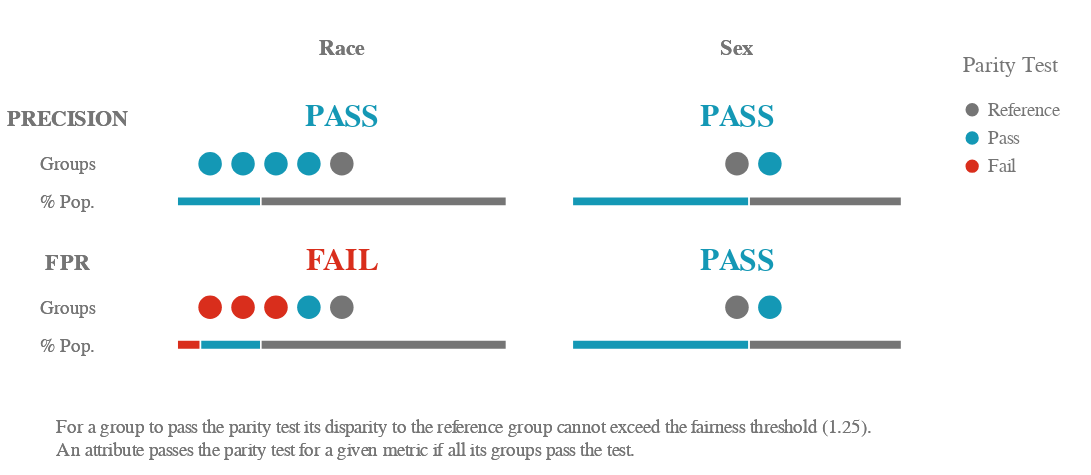

Notebook code for this chart:
### Code cell
ap.summary(bdf, metrics, fairness_threshold = disparity_tolerance)

### Figure 1 — Vega-Lite specification as saved in the notebook (floating-point values rounded to 4 significant figures)
{"config": {"view": {"continuousWidth": 400, "continuousHeight": 300, "strokeWidth": 0}, "legend": {"labelColor": "rgb(117,117,117)", "labelFont": "Arial", "labelFontSize": 12, "titleColor": "rgb(117,117,117)", "titleFont": "Arial", "titleFontSize": 14, "titleFontWeight": "normal", "titlePadding": 15}}, "vconcat": [{"hconcat": [{"vconcat": [{"mark": {"type": "text", "align": "center", "baseline": "middle", "color": "rgb(117,117,117)", "font": "Arial", "fontWeight": "bold", "size": 14}, "encoding": {"text": {"value": ""}}, "height": 32.25, "width": 56.0}, {"layer": [{"mark": {"type": "text", "align": "center", "baseline": "middle", "color": "rgb(117,117,117)", "font": "Arial", "fontWeight": "bold", "size": 14}, "encoding": {"text": {"value": "PRECISION"}, "y": {"type": "quantitative", "axis": {"domain": false, "grid": false, "labels": false, "ticks": false, "title": " "}, "field": "y_position", "scale": {"domain": [3, 1]}}}, "transform": [{"calculate": "1.2", "as": "y_position"}]}, {"mark": {"type": "text", "align": "center", "baseline": "middle", "color": "rgb(117,117,117)", "font": "Arial", "size": 12}, "encoding": {"text": {"value": "Groups"}, "y": {"type": "quantitative", "axis": {"domain": false, "grid": false, "labels": false, "ticks": false, "title": " "}, "field": "y_position", "scale": {"domain": [3, 1]}}}, "transform": [{"calculate": "2", "as": "y_position"}]}, {"mark": {"type": "text", "align": "center", "baseline": "middle", "color": "rgb(117,117,117)", "font": "Arial", "size": 12}, "encoding": {"text": {"value": "% Pop."}, "y": {"type": "quantitative", "axis": {"domain": false, "grid": false, "labels": false, "ticks": false, "title": " "}, "field": "y_position", "scale": {"domain": [3, 1]}}}, "transform": [{"calculate": "2.7", "as": "y_position"}]}], "height": 69.88, "width": 56.0}, {"layer": [{"mark": {"type": "text", "align": "center", "baseline": "middle", "color": "rgb(117,117,117)", "font": "Arial", "fontWeight": "bold", "size": 14}, "encoding": {"text": {"value": "FPR"}, "y": {"type": "quantitative", "axis": {"domain": false, "grid": false, "labels": false, "ticks": false, "title": " "}, "field": "y_position", "scale": {"domain": [3, 1]}}}, "transform": [{"calculate": "1.2", "as": "y_position"}]}, {"mark": {"type": "text", "align": "center", "baseline": "middle", "color": "rgb(117,117,117)", "font": "Arial", "size": 12}, "encoding": {"text": {"value": "Groups"}, "y": {"type": "quantitative", "axis": {"domain": false, "grid": false, "labels": false, "ticks": false, "title": " "}, "field": "y_position", "scale": {"domain": [3, 1]}}}, "transform": [{"calculate": "2", "as": "y_position"}]}, {"mark": {"type": "text", "align": "center", "baseline": "middle", "color": "rgb(117,117,117)", "font": "Arial", "size": 12}, "encoding": {"text": {"value": "% Pop."}, "y": {"type": "quantitative", "axis": {"domain": false, "grid": false, "labels": false, "ticks": false, "title": " "}, "field": "y_position", "scale": {"domain": [3, 1]}}}, "transform": [{"calculate": "2.7", "as": "y_position"}]}], "height": 69.88, "width": 56.0}], "bounds": "flush", "data": {"name": "data-79dd248bdaa0ea02c535240e8ad022c8"}, "spacing": 21.5}, {"hconcat": [{"vconcat": [{"data": {"name": "data-79dd248bdaa0ea02c535240e8ad022c8"}, "mark": {"type": "text", "align": "center", "baseline": "middle", "color": "rgb(117,117,117)", "font": "Arial", "fontWeight": "bold", "size": 14}, "encoding": {"text": {"value": "Race"}}, "height": 32.25, "width": 210.0}, {"layer": [{"data": {"name": "data-126d4ae515fac080ab56453e43289c66"}, "mark": {"type": "text", "align": "center", "baseline": "middle", "font": "Arial", "fontWeight": "bold", "size": 20}, "encoding": {"color": {"type": "ordinal", "field": "parity_result", "legend": {"title": ""}, "scale": {"domain": ["Reference", "Pass", "Fail"], "range": ["rgb(117,117,117)", "rgb(20, 152, 181)", "rgb(217, 46, 28)"]}}, "text": {"value": "PASS"}, "y": {"type": "quantitative", "axis": {"domain": false, "grid": false, "labels": false, "ticks": false, "title": " "}, "field": "y_position", "scale": {"domain": [3, 1]}}}, "transform": [{"calculate": "1", "as": "y_position"}]}, {"data": {"name": "data-b49a28d1110fa2986a1202c35310bdae"}, "mark": {"type": "bar", "size": 6, "stroke": "white"}, "encoding": {"color": {"type": "ordinal", "field": "precision_parity_result", "legend": {"padding": 20, "title": "Parity Test"}, "scale": {"domain": ["Reference", "Pass", "Fail"], "range": ["rgb(117,117,117)", "rgb(20, 152, 181)", "rgb(217, 46, 28)"]}}, "tooltip": [{"type": "nominal", "field": "precision_parity_result", "title": "Parity"}, {"type": "nominal", "field": "tooltip_group_size", "title": "Size"}, {"type": "nominal", "field": "tooltip_groups_name_size", "title": "Groups"}], "x": {"type": "quantitative", "aggregate": "sum", "axis": {"domain": false, "grid": false, "labels": false, "ticks": false, "title": " "}, "field": "group_size", "stack": "normalize"}, "y": {"type": "quantitative", "axis": {"domain": false, "grid": false, "labels": false, "ticks": false, "title": " "}, "field": "y_position", "scale": {"domain": [3, 1]}}}, "transform": [{"calculate": "2.8", "as": "y_position"}]}, {"data": {"name": "data-5dd4ae01cc6e474b380c735c70953a13"}, "mark": {"type": "circle", "opacity": 1}, "encoding": {"color": {"type": "ordinal", "field": "precision_parity_result", "legend": {"title": ""}, "scale": {"domain": ["Reference", "Pass", "Fail"], "range": ["rgb(117,117,117)", "rgb(20, 152, 181)", "rgb(217, 46, 28)"]}}, "size": {"value": 225}, "tooltip": [{"type": "nominal", "field": "attribute_value", "title": "Group"}, {"type": "nominal", "field": "tooltip_group_size", "title": "Group Size"}, {"type": "nominal", "field": "tooltip_parity_test_explanation_precision", "title": "Parity Test"}, {"type": "nominal", "field": "tooltip_disparity_explanation_precision", "title": "Disparity"}, {"type": "quantitative", "field": "precision", "format": ".2f", "title": "PRECISION"}], "x": {"type": "quantitative", "axis": {"domain": false, "grid": false, "labels": false, "ticks": false, "title": " "}, "field": "precision_disparity_rank", "scale": {"domain": [-5, 5], "nice": false}}, "y": {"type": "quantitative", "axis": {"domain": false, "grid": false, "labels": false, "ticks": false, "title": " "}, "field": "y_position", "scale": {"domain": [3, 1]}}}, "transform": [{"calculate": "2", "as": "y_position"}]}], "height": 69.88, "resolve": {"scale": {"x": "independent"}}, "width": 210.0}, {"layer": [{"data": {"name": "data-0648884f34076ca4404072fa7f837079"}, "mark": {"type": "text", "align": "center", "baseline": "middle", "font": "Arial", "fontWeight": "bold", "size": 20}, "encoding": {"color": {"type": "ordinal", "field": "parity_result", "legend": {"title": ""}, "scale": {"domain": ["Reference", "Pass", "Fail"], "range": ["rgb(117,117,117)", "rgb(20, 152, 181)", "rgb(217, 46, 28)"]}}, "text": {"value": "FAIL"}, "y": {"type": "quantitative", "axis": {"domain": false, "grid": false, "labels": false, "ticks": false, "title": " "}, "field": "y_position", "scale": {"domain": [3, 1]}}}, "transform": [{"calculate": "1", "as": "y_position"}]}, {"data": {"name": "data-4fc43c9834b4cf53ab152251edd95cfd"}, "mark": {"type": "bar", "size": 6, "stroke": "white"}, "encoding": {"color": {"type": "ordinal", "field": "fpr_parity_result", "legend": {"padding": 20, "title": "Parity Test"}, "scale": {"domain": ["Reference", "Pass", "Fail"], "range": ["rgb(117,117,117)", "rgb(20, 152, 181)", "rgb(217, 46, 28)"]}}, "tooltip": [{"type": "nominal", "field": "fpr_parity_result", "title": "Parity"}, {"type": "nominal", "field": "tooltip_group_size", "title": "Size"}, {"type": "nominal", "field": "tooltip_groups_name_size", "title": "Groups"}], "x": {"type": "quantitative", "aggregate": "sum", "axis": {"domain": false, "grid": false, "labels": false, "ticks": false, "title": " "}, "field": "group_size", "stack": "normalize"}, "y": {"type": "quantitative", "axis": {"domain": false, "grid": false, "labels": false, "ticks": false, "title": " "}, "field": "y_position", "scale": {"domain": [3, 1]}}}, "transform": [{"calculate": "2.8", "as": "y_position"}]}, {"data": {"name": "data-5dd4ae01cc6e474b380c735c70953a13"}, "mark": {"type": "circle", "opacity": 1}, "encoding": {"color": {"type": "ordinal", "field": "fpr_parity_result", "legend": {"title": ""}, "scale": {"domain": ["Reference", "Pass", "Fail"], "range": ["rgb(117,117,117)", "rgb(20, 152, 181)", "rgb(217, 46, 28)"]}}, "size": {"value": 225}, "tooltip": [{"type": "nominal", "field": "attribute_value", "title": "Group"}, {"type": "nominal", "field": "tooltip_group_size", "title": "Group Size"}, {"type": "nominal", "field": "tooltip_parity_test_explanation_fpr", "title": "Parity Test"}, {"type": "nominal", "field": "tooltip_disparity_explanation_fpr", "title": "Disparity"}, {"type": "quantitative", "field": "fpr", "format": ".2f", "title": "FPR"}], "x": {"type": "quantitative", "axis": {"domain": false, "grid": false, "labels": false, "ticks": false, "title": " "}, "field": "fpr_disparity_rank", "scale": {"domain": [-5, 5], "nice": false}}, "y": {"type": "quantitative", "axis": {"domain": false, "grid": false, "labels": false, "ticks": false, "title": " "}, "field": "y_position", "scale": {"domain": [3, 1]}}}, "transform": [{"calculate": "2", "as": "y_position"}]}], "height": 69.88, "resolve": {"scale": {"x": "independent"}}, "width": 210.0}], "bounds": "flush", "spacing": 21.5}, {"vconcat": [{"data": {"name": "data-79dd248bdaa0ea02c535240e8ad022c8"}, "mark": {"type": "text", "align": "center", "baseline": "middle", "color": "rgb(117,117,117)", "font": "Arial", "fontWeight": "bold", "size": 14}, "encoding": {"text": {"value": "Sex"}}, "height": 32.25, "width": 210.0}, {"layer": [{"data": {"name": "data-126d4ae515fac080ab56453e43289c66"}, "mark": {"type": "text", "align": "center", "baseline": "middle", "font": "Arial", "fontWeight": "bold", "size": 20}, "encoding": {"color": {"type": "ordinal", "field": "parity_result", "legend": {"title": ""}, "scale": {"domain": ["Reference", "Pass", "Fail"], "range": ["rgb(117,117,117)", "rgb(20, 152, 181)", "rgb(217, 46, 28)"]}}, "text": {"value": "PASS"}, "y": {"type": "quantitative", "axis": {"domain": false, "grid": false, "labels": false, "ticks": false, "title": " "}, "field": "y_position", "scale": {"domain": [3, 1]}}}, "transform": [{"calculate": "1", "as": "y_position"}]}, {"data": {"name": "data-b0a8fcce61ac215d82cbb96736df568c"}, "mark": {"type": "bar", "size": 6, "stroke": "white"}, "encoding": {"color": {"type": "ordinal", "field": "precision_parity_result", "legend": {"padding": 20, "title": "Parity Test"}, "scale": {"domain": ["Reference", "Pass", "Fail"], "range": ["rgb(117,117,117)", "rgb(20, 152, 181)", "rgb(217, 46, 28)"]}}, "tooltip": [{"type": "nominal", "field": "precision_parity_result", "title": "Parity"}, {"type": "nominal", "field": "tooltip_group_size", "title": "Size"}, {"type": "nominal", "field": "tooltip_groups_name_size", "title": "Groups"}], "x": {"type": "quantitative", "aggregate": "sum", "axis": {"domain": false, "grid": false, "labels": false, "ticks": false, "title": " "}, "field": "group_size", "stack": "normalize"}, "y": {"type": "quantitative", "axis": {"domain": false, "grid": false, "labels": false, "ticks": false, "title": " "}, "field": "y_position", "scale": {"domain": [3, 1]}}}, "transform": [{"calculate": "2.8", "as": "y_position"}]}, {"data": {"name": "data-297f4e3e41d87a8112d8a01e100be1ed"}, "mark": {"type": "circle", "opacity": 1}, "encoding": {"color": {"type": "ordinal", "field": "precision_parity_result", "legend": {"title": ""}, "scale": {"domain": ["Reference", "Pass", "Fail"], "range": ["rgb(117,117,117)", "rgb(20, 152, 181)", "rgb(217, 46, 28)"]}}, "size": {"value": 225}, "tooltip": [{"type": "nominal", "field": "attribute_value", "title": "Group"}, {"type": "nominal", "field": "tooltip_group_size", "title": "Group Size"}, {"type": "nominal", "field": "tooltip_parity_test_explanation_precision", "title": "Parity Test"}, {"type": "nominal", "field": "tooltip_disparity_explanation_precision", "title": "Disparity"}, {"type": "quantitative", "field": "precision", "format": ".2f", "title": "PRECISION"}], "x": {"type": "quantitative", "axis": {"domain": false, "grid": false, "labels": false, "ticks": false, "title": " "}, "field": "precision_disparity_rank", "scale": {"domain": [-5, 5], "nice": false}}, "y": {"type": "quantitative", "axis": {"domain": false, "grid": false, "labels": false, "ticks": false, "title": " "}, "field": "y_position", "scale": {"domain": [3, 1]}}}, "transform": [{"calculate": "2", "as": "y_position"}]}], "height": 69.88, "resolve": {"scale": {"x": "independent"}}, "width": 210.0}, {"layer": [{"data": {"name": "data-126d4ae515fac080ab56453e43289c66"}, "mark": {"type": "text", "align": "center", "baseline": "middle", "font": "Arial", "fontWeight": "bold", "size": 20}, "encoding": {"color": {"type": "ordinal", "field": "parity_result", "legend": {"title": ""}, "scale": {"domain": ["Reference", "Pass", "Fail"], "range": ["rgb(117,117,117)", "rgb(20, 152, 181)", "rgb(217, 46, 28)"]}}, "text": {"value": "PASS"}, "y": {"type": "quantitative", "axis": {"domain": false, "grid": false, "labels": false, "ticks": false, "title": " "}, "field": "y_position", "scale": {"domain": [3, 1]}}}, "transform": [{"calculate": "1", "as": "y_position"}]}, {"data": {"name": "data-eda6053a9ca882a62099744c0624d248"}, "mark": {"type": "bar", "size": 6, "stroke": "white"}, "encoding": {"color": {"type": "ordinal", "field": "fpr_parity_result", "legend": {"padding": 20, "title": "Parity Test"}, "scale": {"domain": ["Reference", "Pass", "Fail"], "range": ["rgb(117,117,117)", "rgb(20, 152, 181)", "rgb(217, 46, 28)"]}}, "tooltip": [{"type": "nominal", "field": "fpr_parity_result", "title": "Parity"}, {"type": "nominal", "field": "tooltip_group_size", "title": "Size"}, {"type": "nominal", "field": "tooltip_groups_name_size", "title": "Groups"}], "x": {"type": "quantitative", "aggregate": "sum", "axis": {"domain": false, "grid": false, "labels": false, "ticks": false, "title": " "}, "field": "group_size", "stack": "normalize"}, "y": {"type": "quantitative", "axis": {"domain": false, "grid": false, "labels": false, "ticks": false, "title": " "}, "field": "y_position", "scale": {"domain": [3, 1]}}}, "transform": [{"calculate": "2.8", "as": "y_position"}]}, {"data": {"name": "data-297f4e3e41d87a8112d8a01e100be1ed"}, "mark": {"type": "circle", "opacity": 1}, "encoding": {"color": {"type": "ordinal", "field": "fpr_parity_result", "legend": {"title": ""}, "scale": {"domain": ["Reference", "Pass", "Fail"], "range": ["rgb(117,117,117)", "rgb(20, 152, 181)", "rgb(217, 46, 28)"]}}, "size": {"value": 225}, "tooltip": [{"type": "nominal", "field": "attribute_value", "title": "Group"}, {"type": "nominal", "field": "tooltip_group_size", "title": "Group Size"}, {"type": "nominal", "field": "tooltip_parity_test_explanation_fpr", "title": "Parity Test"}, {"type": "nominal", "field": "tooltip_disparity_explanation_fpr", "title": "Disparity"}, {"type": "quantitative", "field": "fpr", "format": ".2f", "title": "FPR"}], "x": {"type": "quantitative", "axis": {"domain": false, "grid": false, "labels": false, "ticks": false, "title": " "}, "field": "fpr_disparity_rank", "scale": {"domain": [-5, 5], "nice": false}}, "y": {"type": "quantitative", "axis": {"domain": false, "grid": false, "labels": false, "ticks": false, "title": " "}, "field": "y_position", "scale": {"domain": [3, 1]}}}, "transform": [{"calculate": "2", "as": "y_position"}]}], "height": 69.88, "resolve": {"scale": {"x": "independent"}}, "width": 210.0}], "bounds": "flush", "spacing": 21.5}], "bounds": "flush", "spacing": 252.0}], "bounds": "flush", "spacing": 98.0}, {"layer": [{"mark": {"type": "text", "align": "left", "baseline": "top", "fill": "rgb(117,117,117)", "font": "Arial", "fontSize": 12, "fontWeight": "normal"}, "encoding": {"text": {"value": "For a group to pass the parity test its disparity to the reference group cannot exceed the fairness threshold (1.25)."}, "x": {"value": 21.0}, "y": {"value": 0}}}, {"mark": {"type": "text", "align": "left", "baseline": "top", "fill": "rgb(117,117,117)", "font": "Arial", "fontSize": 12, "fontWeight": "normal"}, "encoding": {"text": {"value": "An attribute passes the parity test for a given metric if all its groups pass the test."}, "x": {"value": 21.0}, "y": {"value": 15.0}}}], "data": {"name": "data-79dd248bdaa0ea02c535240e8ad022c8"}}], "padding": {"top": 15, "bottom": 10}, "$schema": "https://vega.github.io/schema/vega-lite/v4.8.1.json", "datasets": {"data-79dd248bdaa0ea02c535240e8ad022c8": [{"a": 1, "b": 0}, {"a": 1, "b": 0}], "data-126d4ae515fac080ab56453e43289c66": [{"parity_result": "Pass"}], "data-b49a28d1110fa2986a1202c35310bdae": [{"precision_parity_result": "Pass", "attribute_name": "race", "total_entities": 14304, "group_size": 3635, "tooltip_groups_name_size": "AfricanAmerican (2,623), Asian (97), Hispanic (302), Other (613)", "tooltip_group_size": "3,635 (25.41%)"}, {"precision_parity_result": "Reference", "attribute_name": "race", "total_entities": 14304, "group_size": 10669, "tooltip_groups_name_size": "Caucasian (10,669)", "tooltip_group_size": "10,669 (74.59%)"}], "data-5dd4ae01cc6e474b380c735c70953a13": [{"attribute_name": "race", "attribute_value": "AfricanAmerican", "group_size": 2623, "total_entities": 14304, "ref_group_value": "Caucasian", "precision": 0.4989, "fpr": 0.1481, "precision_disparity": 0.8663, "fpr_disparity": 0.8258, "precision_disparity_scaled": -0.1544, "precision_parity_result": "Pass", "tooltip_parity_test_explanation_precision": "Pass. Below fairness threshold of 1.25", "tooltip_disparity_explanation_precision": "1.15 times smaller PRECISION than the reference group", "tooltip_group_size": "2,623 (18.34%)", "precision_disparity_rank": -4.0, "group_size_formatted": "2,623", "tooltip_groups_name_size": "AfricanAmerican (2,623)", "fpr_disparity_scaled": -0.2109, "fpr_parity_result": "Pass", "tooltip_parity_test_explanation_fpr": "Pass. Below fairness threshold of 1.25", "tooltip_disparity_explanation_fpr": "1.21 times smaller FPR than the reference group", "fpr_disparity_rank": -1.0}, {"attribute_name": "race", "attribute_value": "Asian", "group_size": 97, "total_entities": 14304, "ref_group_value": "Caucasian", "precision": 0.5714, "fpr": 0.04478, "precision_disparity": 0.9921, "fpr_disparity": 0.2498, "precision_disparity_scaled": -0.007916, "precision_parity_result": "Pass", "tooltip_parity_test_explanation_precision": "Pass. Below fairness threshold of 1.25", "tooltip_disparity_explanation_precision": "1.01 times smaller PRECISION than the reference group", "tooltip_group_size": "97 (0.68%)", "precision_disparity_rank": -1.0, "group_size_formatted": "97", "tooltip_groups_name_size": "Asian (97)", "fpr_disparity_scaled": -3.004, "fpr_parity_result": "Fail", "tooltip_parity_test_explanation_fpr": "Fail. Above fairness threshold of 1.25", "tooltip_disparity_explanation_fpr": "4.00 times smaller FPR than the reference group", "fpr_disparity_rank": -4.0}, {"attribute_name": "race", "attribute_value": "Caucasian", "group_size": 10669, "total_entities": 14304, "ref_group_value": "Caucasian", "precision": 0.576, "fpr": 0.1793, "precision_disparity": 1.0, "fpr_disparity": 1.0, "precision_disparity_scaled": 0.0, "precision_parity_result": "Reference", "tooltip_parity_test_explanation_precision": "Reference group", "tooltip_disparity_explanation_precision": "Reference group", "tooltip_group_size": "10,669 (74.59%)", "precision_disparity_rank": 0.0, "group_size_formatted": "10,669", "tooltip_groups_name_size": "Caucasian (10,669)", "fpr_disparity_scaled": 0.0, "fpr_parity_result": "Reference", "tooltip_parity_test_explanation_fpr": "Reference group", "tooltip_disparity_explanation_fpr": "Reference group", "fpr_disparity_rank": 0.0}, {"attribute_name": "race", "attribute_value": "Hispanic", "group_size": 302, "total_entities": 14304, "ref_group_value": "Caucasian", "precision": 0.5227, "fpr": 0.1055, "precision_disparity": 0.9076, "fpr_disparity": 0.5886, "precision_disparity_scaled": -0.1018, "precision_parity_result": "Pass", "tooltip_parity_test_explanation_precision": "Pass. Below fairness threshold of 1.25", "tooltip_disparity_explanation_precision": "1.10 times smaller PRECISION than the reference group", "tooltip_group_size": "302 (2.11%)", "precision_disparity_rank": -2.0, "group_size_formatted": "302", "tooltip_groups_name_size": "Hispanic (302)", "fpr_disparity_scaled": -0.6989, "fpr_parity_result": "Fail", "tooltip_parity_test_explanation_fpr": "Fail. Above fairness threshold of 1.25", "tooltip_disparity_explanation_fpr": "1.70 times smaller FPR than the reference group", "fpr_disparity_rank": -2.0}, {"attribute_name": "race", "attribute_value": "Other", "group_size": 613, "total_entities": 14304, "ref_group_value": "Caucasian", "precision": 0.5217, "fpr": 0.07674, "precision_disparity": 0.9059, "fpr_disparity": 0.4281, "precision_disparity_scaled": -0.1039, "precision_parity_result": "Pass", "tooltip_parity_test_explanation_precision": "Pass. Below fairness threshold of 1.25", "tooltip_disparity_explanation_precision": "1.10 times smaller PRECISION than the reference group", "tooltip_group_size": "613 (4.29%)", "precision_disparity_rank": -3.0, "group_size_formatted": "613", "tooltip_groups_name_size": "Other (613)", "fpr_disparity_scaled": -1.336, "fpr_parity_result": "Fail", "tooltip_parity_test_explanation_fpr": "Fail. Above fairness threshold of 1.25", "tooltip_disparity_explanation_fpr": "2.34 times smaller FPR than the reference group", "fpr_disparity_rank": -3.0}], "data-0648884f34076ca4404072fa7f837079": [{"parity_result": "Fail"}], "data-4fc43c9834b4cf53ab152251edd95cfd": [{"fpr_parity_result": "Fail", "attribute_name": "race", "total_entities": 14304, "group_size": 1012, "tooltip_groups_name_size": "Asian (97), Hispanic (302), Other (613)", "tooltip_group_size": "1,012 (7.07%)"}, {"fpr_parity_result": "Pass", "attribute_name": "race", "total_entities": 14304, "group_size": 2623, "tooltip_groups_name_size": "AfricanAmerican (2,623)", "tooltip_group_size": "2,623 (18.34%)"}, {"fpr_parity_result": "Reference", "attribute_name": "race", "total_entities": 14304, "group_size": 10669, "tooltip_groups_name_size": "Caucasian (10,669)", "tooltip_group_size": "10,669 (74.59%)"}], "data-b0a8fcce61ac215d82cbb96736df568c": [{"precision_parity_result": "Pass", "attribute_name": "sex", "total_entities": 14304, "group_size": 7680, "tooltip_groups_name_size": "Female (7,680)", "tooltip_group_size": "7,680 (53.69%)"}, {"precision_parity_result": "Reference", "attribute_name": "sex", "total_entities": 14304, "group_size": 6624, "tooltip_groups_name_size": "Male (6,624)", "tooltip_group_size": "6,624 (46.31%)"}], "data-297f4e3e41d87a8112d8a01e100be1ed": [{"attribute_name": "sex", "attribute_value": "Female", "group_size": 7680, "total_entities": 14304, "ref_group_value": "Male", "precision": 0.5649, "fpr": 0.1747, "precision_disparity": 1.008, "fpr_disparity": 1.125, "precision_disparity_scaled": 0.008063, "precision_parity_result": "Pass", "tooltip_parity_test_explanation_precision": "Pass. Below fairness threshold of 1.25", "tooltip_disparity_explanation_precision": "1.01 times larger PRECISION than the reference group", "tooltip_group_size": "7,680 (53.69%)", "precision_disparity_rank": 1.0, "group_size_formatted": "7,680", "tooltip_groups_name_size": "Female (7,680)", "fpr_disparity_scaled": 0.1246, "fpr_parity_result": "Pass", "tooltip_parity_test_explanation_fpr": "Pass. Below fairness threshold of 1.25", "tooltip_disparity_explanation_fpr": "1.12 times larger FPR than the reference group", "fpr_disparity_rank": 1.0}, {"attribute_name": "sex", "attribute_value": "Male", "group_size": 6624, "total_entities": 14304, "ref_group_value": "Male", "precision": 0.5604, "fpr": 0.1554, "precision_disparity": 1.0, "fpr_disparity": 1.0, "precision_disparity_scaled": 0.0, "precision_parity_result": "Reference", "tooltip_parity_test_explanation_precision": "Reference group", "tooltip_disparity_explanation_precision": "Reference group", "tooltip_group_size": "6,624 (46.31%)", "precision_disparity_rank": 0.0, "group_size_formatted": "6,624", "tooltip_groups_name_size": "Male (6,624)", "fpr_disparity_scaled": 0.0, "fpr_parity_result": "Reference", "tooltip_parity_test_explanation_fpr": "Reference group", "tooltip_disparity_explanation_fpr": "Reference group", "fpr_disparity_rank": 0.0}], "data-eda6053a9ca882a62099744c0624d248": [{"fpr_parity_result": "Pass", "attribute_name": "sex", "total_entities": 14304, "group_size": 7680, "tooltip_groups_name_size": "Female (7,680)", "tooltip_group_size": "7,680 (53.69%)"}, {"fpr_parity_result": "Reference", "attribute_name": "sex", "total_entities": 14304, "group_size": 6624, "tooltip_groups_name_size": "Male (6,624)", "tooltip_group_size": "6,624 (46.31%)"}]}}
